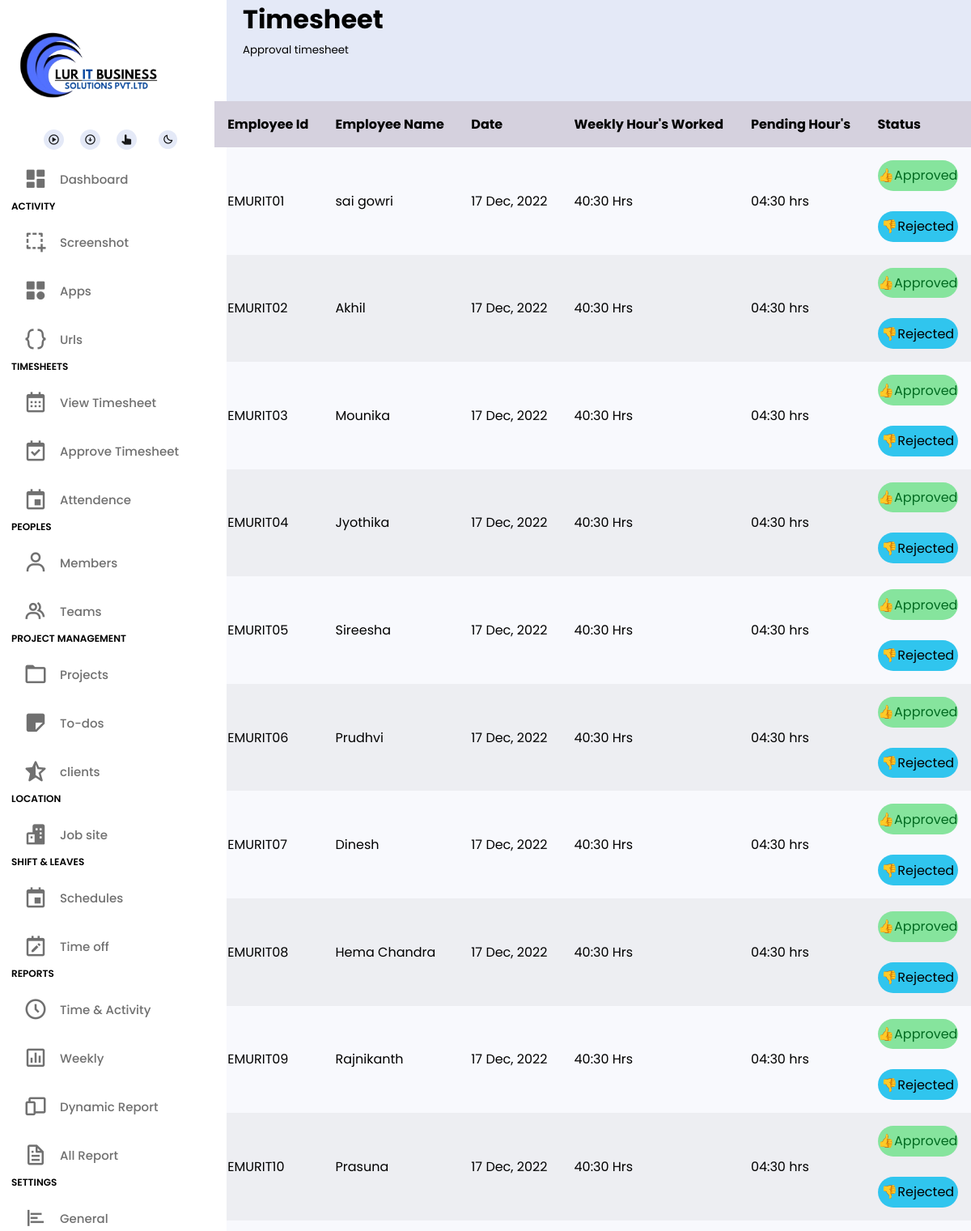
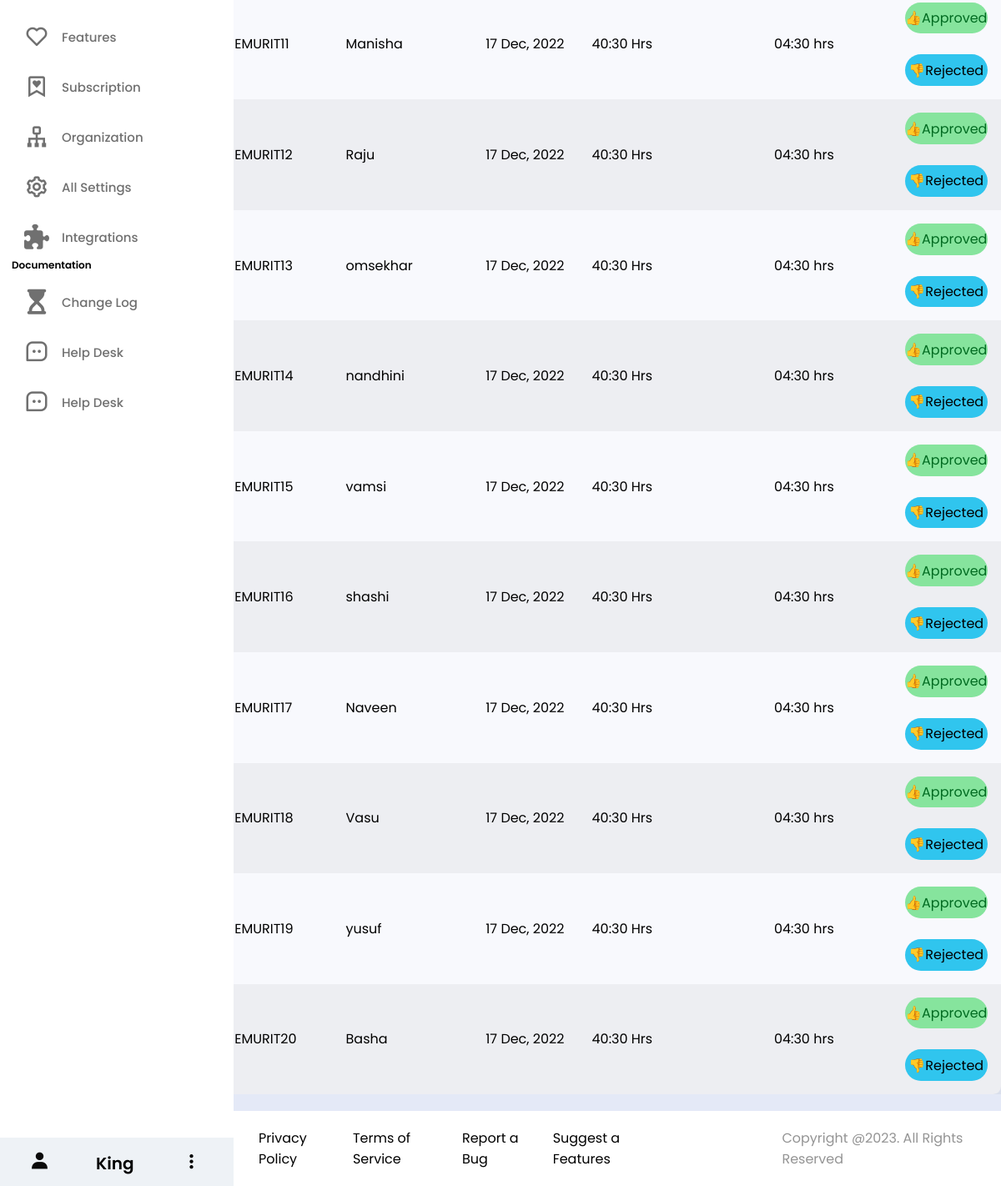
/approve_timesheet, run on the app's committed database (2 pictures, top to bottom).
### lur_monitor/models.py (models this page shows, shortened)
class Employee(models.Model):
    eFname = models.CharField(max_length=50,unique='true')
    eLname = models.CharField(max_length=50)
    eCompany = models.ForeignKey(Company, on_delete=models.CASCADE,default=0)
    empRole = models.ForeignKey(Role, on_delete=models.CASCADE, default=0)
    empId = models.ForeignKey(empId, on_delete=models.CASCADE,default=0)
    eEmail = models.EmailField(max_length=50)
    screenshot= models.FileField(upload_to="media", blank=True, null=True)
    url = models.URLField(max_length=200,null=True)
    apps = models.CharField(max_length=100,null=True)
    ePhone = models.CharField(max_length=50,null=True)
    created = models.DateTimeField(auto_now_add=True)
    app_img = models.FileField(upload_to="media", blank=True, null=True)
    class Meta:
        db_table = "employee"

class empId(models.Model):
    Empid = models.CharField(max_length=50)
    created = models.DateTimeField(auto_now_add=True)
    class Meta:
        db_table = "empId"
    def __str__(self):
     return self.Empid

### lur_monitor/views.py (the view)
# urls.py: path('approve_timesheet',views.approvetsheet, name='approve'),
def approvetsheet(req):
    emp = Employee.objects.all()
    return render(req,"Approve.html",{'emp':emp})

### lur_monitor/templates/Approve.html (shortened to what this page needs)
{% extends "index.html"%}
{% load static %}
{% block content %}
<!DOCTYPE html>
<html lang="en">
<head>
    <link rel="stylesheet" href="{% static "Approve.css" %}">
    <link href='https://unpkg.com/boxicons@2.1.4/css/boxicons.min.css' rel='stylesheet'>
    <link rel="stylesheet" href="https://cdnjs.cloudflare.com/ajax/libs/font-awesome/6.5.1/css/all.min.css"
 />
</head>
<body>
    <div class="timesheet">
        <h1>Timesheet</h1>
        <small>Approval timesheet</small>
    </div>
    <div style="padding-left: 22.1%;">
        <br />
        <div>
            <section class="table">
                <table style="padding-left: 22%;">
                    <thead>
                        <tr>
                            <th> Employee Id </th>
                            <th> Employee Name </th>
                            <th> Date </th>
                            <th> Weekly Hour's Worked </th>
                            <th> Pending Hour's</th>
                            <th> Status </th>
                        </tr>
                    </thead>
                    <tbody>
                        {% for i in emp %}
                        <tr>
                            <td>{{i.empId}}</td>
                            <td>{{i.eFname}}</td>
                            <td>17 Dec, 2022 </td>
                            <td>40:30 Hrs</td>
                            <td>04:30 hrs</td>
                            <td>
                                <p class="status approved">👍Approved</p> <br />
                                <p class="status rejected">👎Rejected</p>
                            </td>
                        </tr>
                      {% endfor %}
                    </tbody>
                </table>
            </section>
        </div>
    </div>
</body>
</html>
{% endblock content %}

### lur_monitor/static/style.css (style rules this page uses)
* { margin: 0; padding: 0; box-sizing: border-box; font-family: "Poppins", sans-serif; }
body { background-color: #E4E9F7; }
:root { --body-color: #E4E9F7; --sidebar-color: #FFF; --primary-color: #695CFE; --primary-color-light: #F6F5FF; --toggle-color: #DDD; --text-color: #707070; --tran-03: all 0.2s ease; --tran-03: all 0.3s ease; --tran-04: all 0.4s ease; --tran-05: all 0.5s ease; }
body { height: 100vh; background: var(--body-color); }

### lur_monitor/static/Approve.css (style rules this page uses)
table { width: 100%; background-color: #fffb; margin: .8rem auto; border-radius: .6rem; overflow: auto; overflow: overlay; padding-left: 22%; }
table, th, td { border-collapse: collapse; padding: 1rem; text-align: left; }
thead th { position: sticky; top: 0; left: 0; background-color: #d5d1defe; cursor: pointer; text-transform: capitalize; }
tbody tr:nth-child(even) { background-color: #0000000b; }
tbody tr { --delay: .1s; transition: .5s ease-in-out var(--delay), background-color 0s; }
tbody tr td, tbody tr td p { transition: .2s ease-in-out; }
.status { padding: .4rem 0; border-radius: 2rem; text-align: center; }
.status.approved { background-color: #86e49d; color: #006b21; }
.status.rejected { background-color: rgb(48, 197, 238); color: black; }
.timesheet { padding-left: 300px; position: fixed; }
* { font-family: "Poppins", sans-serif; margin: 0; padding: 0; box-sizing: border-box; }
:root { --body-color: #E4E9F7; --sidebar-color: #FFF; --primary-color: #695CFE; --primary-color-light: #F6F5FF; --toggle-color: #DDD; --text-color: #707070; --tran-03: all 0.2s ease; --tran-03: all 0.3s ease; --tran-04: all 0.4s ease; --tran-05: all 0.5s ease; }
body { height: 100vh; background: var(--body-color); }
.table { margin-top:100px; }

### data on the page
Employee: empId "EMURIT01", eFname "sai gowri"
Employee: empId "EMURIT02", eFname "Akhil"
Employee: empId "EMURIT03", eFname "Mounika"
Employee: empId "EMURIT04", eFname "Jyothika"
Employee: empId "EMURIT05", eFname "Sireesha"
Employee: empId "EMURIT06", eFname "Prudhvi"
Employee: empId "EMURIT07", eFname "Dinesh"
Employee: empId "EMURIT08", eFname "Hema Chandra"
Employee: empId "EMURIT09", eFname "Rajnikanth"
Employee: empId "EMURIT10", eFname "Prasuna"
Employee: empId "EMURIT11", eFname "Manisha"
Employee: empId "EMURIT12", eFname "Raju"
Employee: empId "EMURIT13", eFname "omsekhar"
Employee: empId "EMURIT14", eFname "nandhini"
Employee: empId "EMURIT15", eFname "vamsi"
Employee: empId "EMURIT16", eFname "shashi"
Employee: empId "EMURIT17", eFname "Naveen"
Employee: empId "EMURIT18", eFname "Vasu"
Employee: empId "EMURIT19", eFname "yusuf"
Employee: empId "EMURIT20", eFname "Basha"
